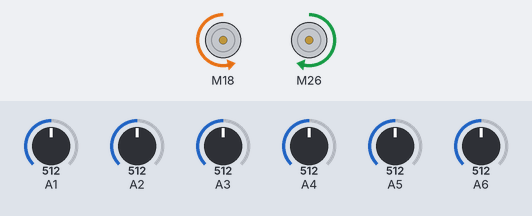
A sketch run on a simulated Arduino Uno, built with avr-gcc and run on an emulated ATmega328P. Shown: 2 × DC motor (green arrow = forward, orange = backward, longer = faster). Inputs (shaded band) come from the test bench; at power-on: A5 = 512, A1 = 512, A3 = 512, A2 = 512, A4 = 512, A6 = 512.

Above: at 16.2 s.
16.3 s: A5 set to 610
At 17.2 s:
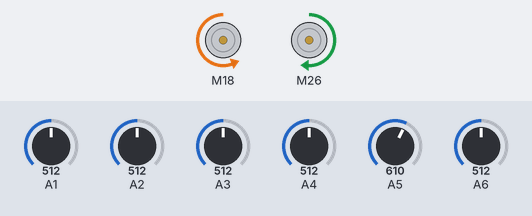
19.3 s: A1 set to 610
At 19.45 s:
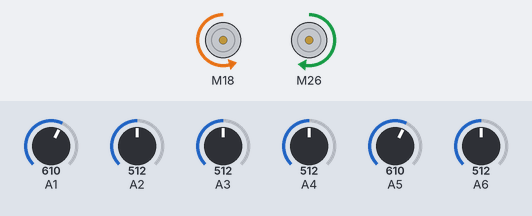
21.4 s: A3 set to 610
At 21.7 s:
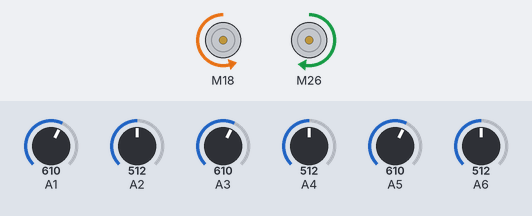
23.3 s: A2 set to 610
At 24.4 s:
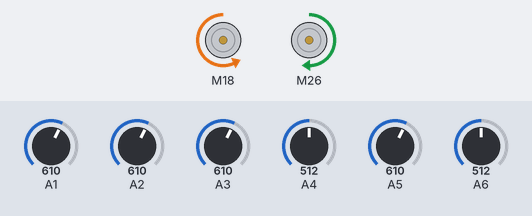
24.8 s: A4 set to 610
At 25.5 s:
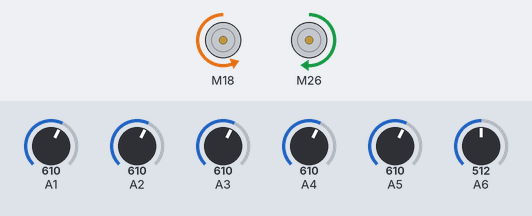
26.3 s: A6 set to 30
At 26.7 s:
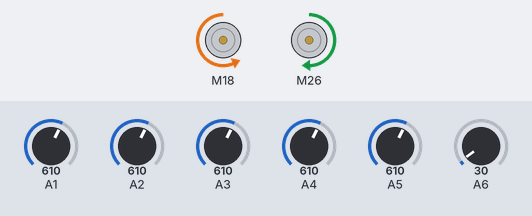
Timing chart, 0 to 28.8 s (numbered marks = the images above; inputs shaded):
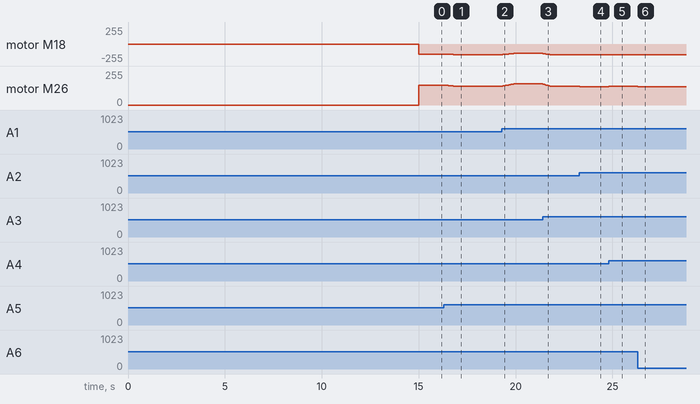

Measured:
- after the input at 16.3 s, motor M18: moves from backward 150/255 to backward 160/255 over 0.58 s, starting at once; motor M26: moves from forward 150/255 to forward 140/255 over 0.58 s, starting at once
- after the input at 19.3 s, motor M18: moves from backward 160/255 to backward 140/255 over 0.66 s, starting at once; motor M26: moves from forward 140/255 to forward 160/255 over 0.66 s, starting at once
- after the input at 21.4 s, motor M18: moves from backward 140/255 to backward 161/255 over 0.43 s, starting at once; motor M26: moves from forward 160/255 to forward 139/255 over 0.43 s, starting at once
- after the input at 23.3 s, motor M18: backward 161/255 → backward 164/255 at once; motor M26: forward 139/255 → forward 136/255 at once
- after the input at 24.8 s, motor M18: backward 164/255 → backward 160/255 at once; motor M26: forward 136/255 → forward 140/255 at once
- after the input at 26.3 s, motor M18: backward 160/255 → backward 163/255 at once; motor M26: forward 140/255 → forward 137/255 at once

The sketch:

mainlf.ino
```cpp
#include <L298N.h>
#include <QTRSensors.h>

#define AIN1 18
#define BIN1 26
#define AIN2 19
#define BIN2 27
#define PWMA 23
#define PWMB 25

L298N leftMotor(PWMA, AIN1, AIN2);
L298N rightMotor(PWMB, BIN1, BIN2);

const uint8_t SensorCount = 8;
QTRSensors qtr;
uint16_t sensorValues[SensorCount];

int baseSpeed = 150;
int maxSpeed = 200;
int error, lastError = 0;
int integral = 0;
float Kp = 0.045, Ki = 0.005, Kd = 0.8;

void setup() {
  Serial.begin(115200);
  qtr.setTypeAnalog();
  qtr.setSensorPins((const uint8_t[]){32, 33, 34, 35, 36, 39, 12, 4}, SensorCount);

  for (uint16_t i = 0; i < 600; i++) {
    qtr.calibrate();
  }
}

void loop() {
  uint16_t position = qtr.readLineBlack(sensorValues);
  bool allBlack = true;

  for (uint8_t i = 0; i < SensorCount; i++) {
    if (sensorValues[i] < 900) {
      allBlack = false;
      break;
    }
  }

  if (allBlack) {
    leftMotor.stop();
    rightMotor.stop();
    integral = 0;
    return;
  }

  error = position - 3500;
  integral += error;
  integral = constrain(integral, -2000, 2000);

  int correction = (Kp * error) + (Ki * integral) + (Kd * (error - lastError));
  lastError = error;

  int leftSpeed = baseSpeed - correction;
  int rightSpeed = baseSpeed + correction;

  leftSpeed = constrain(leftSpeed, -maxSpeed, maxSpeed);
  rightSpeed = constrain(rightSpeed, -maxSpeed, maxSpeed);

  motorControl(leftSpeed, rightSpeed);
}

void motorControl(int left, int right) {
  if (left > 0) {
    leftMotor.setSpeed(left);
    leftMotor.backward();
  } else {
    leftMotor.setSpeed(-left);
    leftMotor.forward();
  }

  if (right > 0) {
    rightMotor.setSpeed(right);
    rightMotor.forward();
  } else {
    rightMotor.setSpeed(-right);
    rightMotor.backward();
  }
}
```
